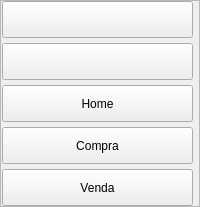
           <widget class="QFrame" name="frame_left_menu_top">
            <property name="styleSheet">
             <string notr="true"/>
            </property>
            <property name="frameShape">
             <enum>QFrame::StyledPanel</enum>
            </property>
            <property name="frameShadow">
             <enum>QFrame::Raised</enum>
            </property>
            <layout class="QVBoxLayout" name="verticalLayout_3">
             <property name="spacing">
              <number>5</number>
             </property>
             <property name="leftMargin">
              <number>1</number>
             </property>
             <property name="topMargin">
              <number>0</number>
             </property>
             <property name="rightMargin">
              <number>6</number>
             </property>
             <property name="bottomMargin">
              <number>0</number>
             </property>
             <item>
              <widget class="PyPushButton" name="btn_menu">
               <property name="minimumSize">
                <size>
                 <width>37</width>
                 <height>37</height>
                </size>
               </property>
               <property name="maximumSize">
                <size>
                 <width>1234</width>
                 <height>37</height>
                </size>
               </property>
               <property name="text">
                <string/>
               </property>
               <property name="icon">
                <iconset>
                 <normaloff>../../../images/svg_icons/icon_back.svg</normaloff>../../../images/svg_icons/icon_back.svg</iconset>
               </property>
               <property name="iconSize">
                <size>
                 <width>20</width>
                 <height>20</height>
                </size>
               </property>
              </widget>
             </item>
             <item>
              <widget class="PyPushButton" name="btn_menu_2">
               <property name="minimumSize">
                <size>
                 <width>37</width>
                 <height>37</height>
                </size>
               </property>
               <property name="maximumSize">
                <size>
                 <width>1234</width>
                 <height>37</height>
                </size>
               </property>
               <property name="text">
                <string/>
               </property>
               <property name="icon">
                <iconset>
                 <normaloff>../../../images/svg_icons/icon_menu.svg</normaloff>../../../images/svg_icons/icon_menu.svg</iconset>
               </property>
               <property name="iconSize">
                <size>
                 <width>30</width>
                 <height>30</height>
                </size>
               </property>
              </widget>
             </item>
             <item>
              <widget class="PyPushButton" name="btn_home">
               <property name="minimumSize">
                <size>
                 <width>37</width>
                 <height>37</height>
                </size>
               </property>
               <property name="maximumSize">
                <size>
                 <width>1234</width>
                 <height>37</height>
                </size>
               </property>
               <property name="text">
                <string>Home</string>
               </property>
               <property name="icon">
                <iconset>
                 <normaloff>../../../images/svg_icons/icon_home.svg</normaloff>../../../images/svg_icons/icon_home.svg</iconset>
               </property>
               <property name="iconSize">
                <size>
                 <width>28</width>
                 <height>28</height>
                </size>
               </property>
              </widget>
             </item>
             <item>
              <widget class="PyPushButton" name="btn_compra">
               <property name="minimumSize">
                <size>
                 <width>37</width>
                 <height>37</height>
                </size>
               </property>
               <property name="maximumSize">
                <size>
                 <width>1234</width>
                 <height>37</height>
                </size>
               </property>
               <property name="text">
                <string>Compra</string>
               </property>
               <property name="icon">
                <iconset>
                 <normaloff>../../../images/svg_icons/icon_compra.svg</normaloff>../../../images/svg_icons/icon_compra.svg</iconset>
               </property>
               <property name="iconSize">
                <size>
                 <width>36</width>
                 <height>36</height>
                </size>
               </property>
              </widget>
             </item>
             <item>
              <widget class="PyPushButton" name="btn_venda">
               <property name="minimumSize">
                <size>
                 <width>37</width>
                 <height>37</height>
                </size>
               </property>
               <property name="maximumSize">
                <size>
                 <width>1234</width>
                 <height>37</height>
                </size>
               </property>
               <property name="text">
                <string>Venda</string>
               </property>
               <property name="icon">
                <iconset>
                 <normaloff>../../../images/svg_icons/icon_venda.svg</normaloff>../../../images/svg_icons/icon_venda.svg</iconset>
               </property>
               <property name="iconSize">
                <size>
                 <width>36</width>
                 <height>36</height>
                </size>
               </property>
              </widget>
             </item>
            </layout>
           </widget>
